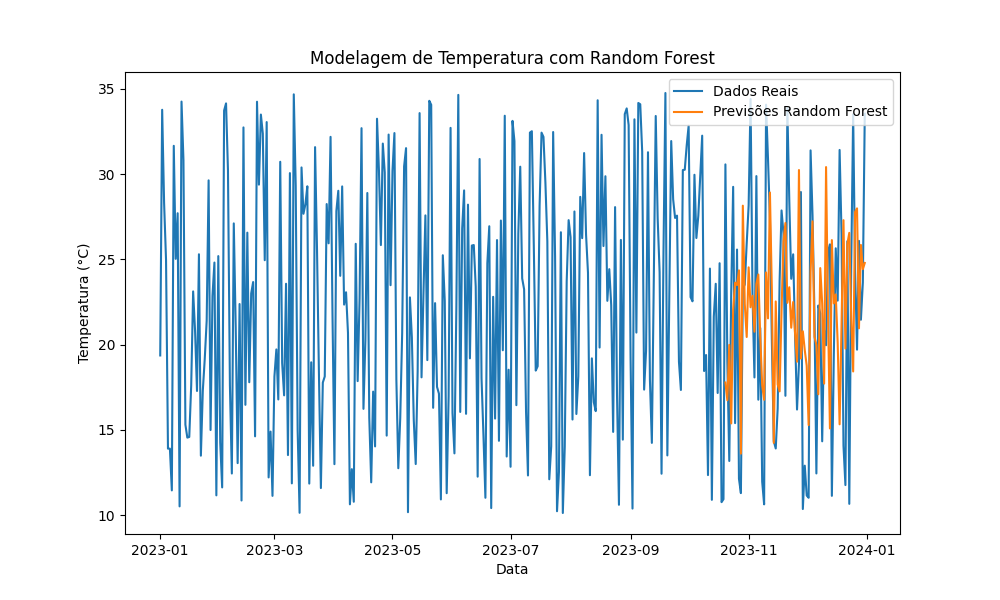

The script that saved this image:
"""
Modelagem de Temperatura com Random Forest
Enunciado: Treine um modelo de Random Forest para prever temperaturas futuras com base em dados históricos de temperatura, umidade e pressão atmosférica.
"""
#Bibliotecas
import pandas as pd
import numpy as np
from sklearn.model_selection import train_test_split
from sklearn.ensemble import RandomForestRegressor
from sklearn.metrics import mean_squared_error
import matplotlib.pyplot as plt

# Dados fictícios como dicionário
np.random.seed(42)
data = {
    'Date': pd.date_range('20230101', periods=365),
    'Temperature': np.random.uniform(10, 35, size=(365)),
    'Humidity': np.random.uniform(30, 100, size=(365)),
    'Pressure': np.random.uniform(950, 1050, size=(365))
}

# Criação do DataFrame a partir do dicionário
df = pd.DataFrame(data)
df.set_index('Date', inplace=True)

# Salvar banco de dados em CSV
df.to_csv('model_temperature_randomForest.csv', index=True)

# Preparação dos dados
X = df[['Humidity', 'Pressure']]
y = df['Temperature']

# Divisão dos dados
X_train, X_test, y_train, y_test = train_test_split(X, y, test_size=0.2, random_state=42)

# Modelo Random Forest
model = RandomForestRegressor(n_estimators=100, random_state=42)
model.fit(X_train, y_train)

# Previsão
y_pred = model.predict(X_test)

# Avaliação
mse = mean_squared_error(y_test, y_pred)
print(f'Mean Squared Error: {mse:.2f}')

# Plotagem
plt.figure(figsize=(10,6))
plt.plot(df.index, df['Temperature'], label='Dados Reais')
plt.plot(df.index[-len(y_test):], y_pred, label='Previsões Random Forest')
plt.xlabel('Data')
plt.ylabel('Temperatura (°C)')
plt.title('Modelagem de Temperatura com Random Forest')
plt.legend()
plt.savefig('model_temperature_randomForest.png')
plt.show()
